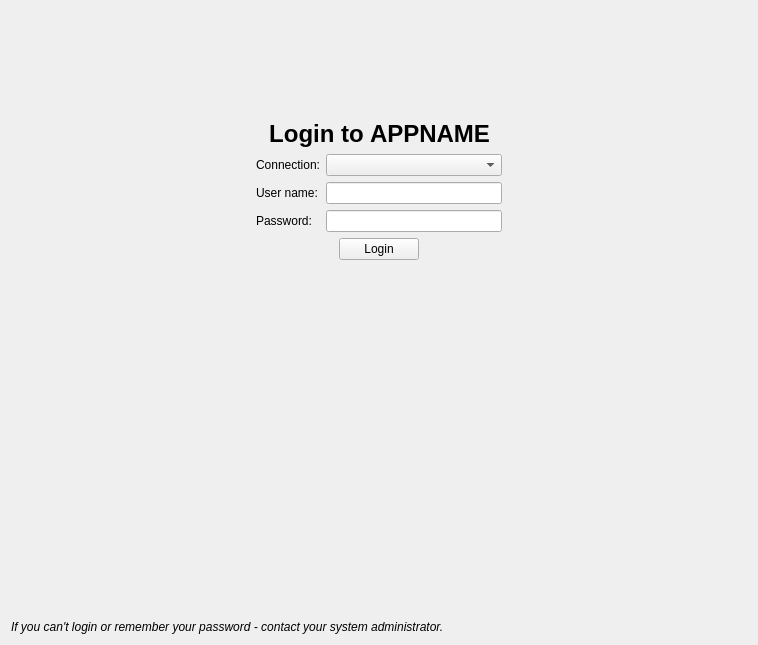
<?xml version="1.0" encoding="UTF-8"?>
<ui version="4.0">
 <class>Form</class>
 <widget class="QWidget" name="Form">
  <property name="geometry">
   <rect>
    <x>0</x>
    <y>0</y>
    <width>758</width>
    <height>645</height>
   </rect>
  </property>
  <property name="windowTitle">
   <string>Form</string>
  </property>
  <layout class="QGridLayout" name="gridLayout">
   <item row="0" column="0">
    <layout class="QVBoxLayout" name="verticalLayout">
     <item>
      <spacer name="verticalSpacer">
       <property name="orientation">
        <enum>Qt::Vertical</enum>
       </property>
       <property name="sizeHint" stdset="0">
        <size>
         <width>20</width>
         <height>40</height>
        </size>
       </property>
      </spacer>
     </item>
     <item>
      <layout class="QHBoxLayout" name="horizontalLayout_3">
       <item>
        <spacer name="horizontalSpacer_6">
         <property name="orientation">
          <enum>Qt::Horizontal</enum>
         </property>
         <property name="sizeHint" stdset="0">
          <size>
           <width>40</width>
           <height>20</height>
          </size>
         </property>
        </spacer>
       </item>
       <item>
        <widget class="QLabel" name="label">
         <property name="text">
          <string>&lt;html&gt;&lt;head/&gt;&lt;body&gt;&lt;p align=&quot;center&quot;&gt;&lt;span style=&quot; font-size:18pt; font-weight:600;&quot;&gt;Login to&lt;/span&gt;&lt;/p&gt;&lt;/body&gt;&lt;/html&gt;</string>
         </property>
        </widget>
       </item>
       <item>
        <widget class="QLabel" name="app_name">
         <property name="text">
          <string>&lt;html&gt;&lt;head/&gt;&lt;body&gt;&lt;p&gt;&lt;span style=&quot; font-size:18pt; font-weight:600;&quot;&gt;APPNAME&lt;/span&gt;&lt;/p&gt;&lt;/body&gt;&lt;/html&gt;</string>
         </property>
        </widget>
       </item>
       <item>
        <spacer name="horizontalSpacer_5">
         <property name="orientation">
          <enum>Qt::Horizontal</enum>
         </property>
         <property name="sizeHint" stdset="0">
          <size>
           <width>40</width>
           <height>20</height>
          </size>
         </property>
        </spacer>
       </item>
      </layout>
     </item>
     <item>
      <layout class="QHBoxLayout" name="horizontalLayout">
       <item>
        <spacer name="horizontalSpacer">
         <property name="orientation">
          <enum>Qt::Horizontal</enum>
         </property>
         <property name="sizeHint" stdset="0">
          <size>
           <width>40</width>
           <height>20</height>
          </size>
         </property>
        </spacer>
       </item>
       <item>
        <layout class="QFormLayout" name="formLayout">
         <item row="1" column="0">
          <widget class="QLabel" name="label_2">
           <property name="text">
            <string>User name:</string>
           </property>
          </widget>
         </item>
         <item row="1" column="1">
          <widget class="QLineEdit" name="username"/>
         </item>
         <item row="2" column="0">
          <widget class="QLabel" name="label_3">
           <property name="text">
            <string>Password:</string>
           </property>
          </widget>
         </item>
         <item row="2" column="1">
          <widget class="QLineEdit" name="password"/>
         </item>
         <item row="0" column="0">
          <widget class="QLabel" name="label_5">
           <property name="text">
            <string>Connection:</string>
           </property>
          </widget>
         </item>
         <item row="0" column="1">
          <widget class="QComboBox" name="connections"/>
         </item>
        </layout>
       </item>
       <item>
        <spacer name="horizontalSpacer_2">
         <property name="orientation">
          <enum>Qt::Horizontal</enum>
         </property>
         <property name="sizeHint" stdset="0">
          <size>
           <width>40</width>
           <height>20</height>
          </size>
         </property>
        </spacer>
       </item>
      </layout>
     </item>
     <item>
      <layout class="QHBoxLayout" name="horizontalLayout_2">
       <item>
        <spacer name="horizontalSpacer_3">
         <property name="orientation">
          <enum>Qt::Horizontal</enum>
         </property>
         <property name="sizeHint" stdset="0">
          <size>
           <width>40</width>
           <height>20</height>
          </size>
         </property>
        </spacer>
       </item>
       <item>
        <widget class="QPushButton" name="login_button">
         <property name="text">
          <string>Login</string>
         </property>
        </widget>
       </item>
       <item>
        <spacer name="horizontalSpacer_4">
         <property name="orientation">
          <enum>Qt::Horizontal</enum>
         </property>
         <property name="sizeHint" stdset="0">
          <size>
           <width>40</width>
           <height>20</height>
          </size>
         </property>
        </spacer>
       </item>
      </layout>
     </item>
     <item>
      <layout class="QHBoxLayout" name="horizontalLayout_6">
       <item>
        <spacer name="horizontalSpacer_7">
         <property name="orientation">
          <enum>Qt::Horizontal</enum>
         </property>
         <property name="sizeHint" stdset="0">
          <size>
           <width>40</width>
           <height>20</height>
          </size>
         </property>
        </spacer>
       </item>
       <item>
        <widget class="QLabel" name="login_status">
         <property name="text">
          <string/>
         </property>
        </widget>
       </item>
       <item>
        <spacer name="horizontalSpacer_8">
         <property name="orientation">
          <enum>Qt::Horizontal</enum>
         </property>
         <property name="sizeHint" stdset="0">
          <size>
           <width>40</width>
           <height>20</height>
          </size>
         </property>
        </spacer>
       </item>
      </layout>
     </item>
     <item>
      <spacer name="verticalSpacer_3">
       <property name="orientation">
        <enum>Qt::Vertical</enum>
       </property>
       <property name="sizeHint" stdset="0">
        <size>
         <width>20</width>
         <height>40</height>
        </size>
       </property>
      </spacer>
     </item>
     <item>
      <spacer name="verticalSpacer_4">
       <property name="orientation">
        <enum>Qt::Vertical</enum>
       </property>
       <property name="sizeHint" stdset="0">
        <size>
         <width>20</width>
         <height>40</height>
        </size>
       </property>
      </spacer>
     </item>
     <item>
      <spacer name="verticalSpacer_2">
       <property name="orientation">
        <enum>Qt::Vertical</enum>
       </property>
       <property name="sizeHint" stdset="0">
        <size>
         <width>20</width>
         <height>40</height>
        </size>
       </property>
      </spacer>
     </item>
     <item>
      <widget class="QLabel" name="label_4">
       <property name="text">
        <string>&lt;html&gt;&lt;head/&gt;&lt;body&gt;&lt;p&gt;&lt;span style=&quot; font-style:italic;&quot;&gt;If you can't login or remember your password - contact your system administrator.&lt;/span&gt;&lt;/p&gt;&lt;/body&gt;&lt;/html&gt;</string>
       </property>
      </widget>
     </item>
    </layout>
   </item>
  </layout>
 </widget>
 <tabstops>
  <tabstop>connections</tabstop>
  <tabstop>username</tabstop>
  <tabstop>password</tabstop>
  <tabstop>login_button</tabstop>
 </tabstops>
 <resources/>
 <connections/>
</ui>
